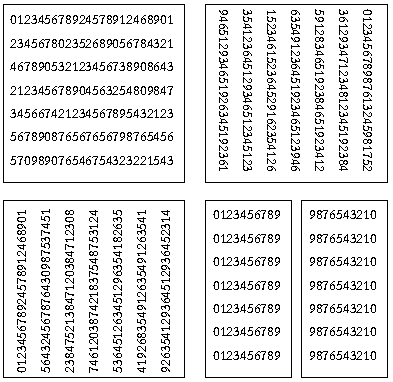
//> input picture src/marker/numbers.png, 393 x 382 px
$ ./marker   (built with g++ and OpenCV 4)
//> lines starting //> are read from the running program, lines starting //| are printed output that depends on the picture; after the words box and inside, x2 and y2 are one past the last pixel; in counts of white or black regions, pixels touching at a corner belong together
#include <opencv2/core/core.hpp>
#include <opencv2/highgui/highgui.hpp>
#include <opencv2/opencv.hpp>
#include <iostream>

using namespace std;
using namespace cv;
Mat C;
Mat I;
Mat Ior;
int Cnow =1;
int mousedown=0;

//draw class C on the Ior
void drawI();
//callback function for the main window, "Data I"
void mouse_cb1(int event, int x, int y, int flags, void* param);
//callback function for the "Class C" window
// [5 lines left out: function mouse_cb2, not called in this run]

int main(){

    Ior = imread("../../data/numbers.png", CV_LOAD_IMAGE_COLOR);
//> Ior is the input picture: 382 rows x 393 cols, CV_8UC3; 89.4% white; black in thin lines or dots
    I =Ior.clone();
    C=imread("../../data/numbers.bmp", CV_LOAD_IMAGE_GRAYSCALE);
//> C: 382 rows x 393 cols, CV_8UC1; 89.4% white; black in thin lines or dots
    if(C.data==NULL){
        C=Mat(I.size(),CV_8UC1,Scalar::all(255));
    }else{
        drawI();
    }
    int key;
    namedWindow("Data I", CV_WINDOW_AUTOSIZE);
    namedWindow("Class C", CV_WINDOW_AUTOSIZE);
    imshow("Data I", I);
    imshow("Class C", C);
    cvSetMouseCallback("Data I", mouse_cb1,0);
    cvSetMouseCallback("Class C", mouse_cb2,0);
    while (true){
        key=waitKey(0);
        //cout<<(char)key;
        switch ((char)key ){
            case '0': cout<<"class: 0"<<endl; Cnow=0; break;
            case '1': cout<<"class: 1"<<endl; Cnow=1; break;
            case '2': cout<<"class: 2"<<endl; Cnow=2; break;
            case '3': cout<<"class: 3"<<endl; Cnow=3; break;
            case '4': cout<<"class: 4"<<endl; Cnow=4; break;
            case '5': cout<<"class: 5"<<endl; Cnow=5; break;
            case '6': cout<<"class: 6"<<endl; Cnow=6; break;
            case '7': cout<<"class: 7"<<endl; Cnow=7; break;
            case '8': cout<<"class: 8"<<endl; Cnow=8; break;
            case '9': cout<<"class: 9"<<endl; Cnow=9; break;
            case '-': cout<<"class null(256)"<<endl; Cnow=255; break;
            case '=': cout<<"saving"<<endl; imwrite("../data/numbers.bmp",C); break;
            case 27: return 0;
            default: break;
        }
    }
    return 0;
}
////////////////////////////////////////implementation
void drawI(){
    int cmax=C.size().width;
//> cmax = 393
    int rmax=C.size().height;
//> rmax = 382
    cout<<"rmax,cmax:"<<rmax<<","<<cmax;
//| rmax,cmax:382,393
    unsigned char cr,cg,cb;
    float alpha=0.5f;
    for (int r=0;r<rmax;r++){
        for(int c=0;c<cmax;c++){
            switch ((unsigned int)C.data[r*cmax+c]){
                case 1: cr=0x1f;cg=0x77;cb=0xb4;
                I.data[(r*cmax+c)*3]=(unsigned char)( (float)Ior.data[(r*cmax+c)*3]*alpha + (float)cb*(1.0f-alpha));
                I.data[(r*cmax+c)*3+1]=(unsigned char)( (float)Ior.data[(r*cmax+c)*3+1]*alpha + (float)cg*(1.0f-alpha));
                I.data[(r*cmax+c)*3+2]=(unsigned char)( (float)Ior.data[(r*cmax+c)*3+2]*alpha + (float)cr*(1.0f-alpha));
                break;
                case 2: cr=0xff;cg=0x7f;cb=0x0e;
                I.data[(r*cmax+c)*3]=(unsigned char)( (float)Ior.data[(r*cmax+c)*3]*alpha + (float)cb*(1.0f-alpha));
                I.data[(r*cmax+c)*3+1]=(unsigned char)( (float)Ior.data[(r*cmax+c)*3+1]*alpha + (float)cg*(1.0f-alpha));
                I.data[(r*cmax+c)*3+2]=(unsigned char)( (float)Ior.data[(r*cmax+c)*3+2]*alpha + (float)cr*(1.0f-alpha));
                break;
                case 3: cr=0x2c;cg=0xa0;cb=0x2c;
                I.data[(r*cmax+c)*3]=(unsigned char)( (float)Ior.data[(r*cmax+c)*3]*alpha + (float)cb*(1.0f-alpha));
                I.data[(r*cmax+c)*3+1]=(unsigned char)( (float)Ior.data[(r*cmax+c)*3+1]*alpha + (float)cg*(1.0f-alpha));
                I.data[(r*cmax+c)*3+2]=(unsigned char)( (float)Ior.data[(r*cmax+c)*3+2]*alpha + (float)cr*(1.0f-alpha));
                break;
                case 4: cr=0xd6;cg=0x27;cb=0x28;
                I.data[(r*cmax+c)*3]=(unsigned char)( (float)Ior.data[(r*cmax+c)*3]*alpha + (float)cb*(1.0f-alpha));
                I.data[(r*cmax+c)*3+1]=(unsigned char)( (float)Ior.data[(r*cmax+c)*3+1]*alpha + (float)cg*(1.0f-alpha));
                I.data[(r*cmax+c)*3+2]=(unsigned char)( (float)Ior.data[(r*cmax+c)*3+2]*alpha + (float)cr*(1.0f-alpha));
                break;
                case 5: cr=0x94;cg=0x67;cb=0xbd;
                I.data[(r*cmax+c)*3]=(unsigned char)( (float)Ior.data[(r*cmax+c)*3]*alpha + (float)cb*(1.0f-alpha));
                I.data[(r*cmax+c)*3+1]=(unsigned char)( (float)Ior.data[(r*cmax+c)*3+1]*alpha + (float)cg*(1.0f-alpha));
                I.data[(r*cmax+c)*3+2]=(unsigned char)( (float)Ior.data[(r*cmax+c)*3+2]*alpha + (float)cr*(1.0f-alpha));
                break;
                case 6: cr=0x8c;cg=0x56;cb=0x4b;
                I.data[(r*cmax+c)*3]=(unsigned char)( (float)Ior.data[(r*cmax+c)*3]*alpha + (float)cb*(1.0f-alpha));
                I.data[(r*cmax+c)*3+1]=(unsigned char)( (float)Ior.data[(r*cmax+c)*3+1]*alpha + (float)cg*(1.0f-alpha));
                I.data[(r*cmax+c)*3+2]=(unsigned char)( (float)Ior.data[(r*cmax+c)*3+2]*alpha + (float)cr*(1.0f-alpha));
                break;
                case 7: cr=0xe3;cg=0x77;cb=0xc2;
                I.data[(r*cmax+c)*3]=(unsigned char)( (float)Ior.data[(r*cmax+c)*3]*alpha + (float)cb*(1.0f-alpha));
                I.data[(r*cmax+c)*3+1]=(unsigned char)( (float)Ior.data[(r*cmax+c)*3+1]*alpha + (float)cg*(1.0f-alpha));
                I.data[(r*cmax+c)*3+2]=(unsigned char)( (float)Ior.data[(r*cmax+c)*3+2]*alpha + (float)cr*(1.0f-alpha));
                break;
                case 8: cr=0x7f;cg=0x7f;cb=0x7f;
                I.data[(r*cmax+c)*3]=(unsigned char)( (float)Ior.data[(r*cmax+c)*3]*alpha + (float)cb*(1.0f-alpha));
                I.data[(r*cmax+c)*3+1]=(unsigned char)( (float)Ior.data[(r*cmax+c)*3+1]*alpha + (float)cg*(1.0f-alpha));
                I.data[(r*cmax+c)*3+2]=(unsigned char)( (float)Ior.data[(r*cmax+c)*3+2]*alpha + (float)cr*(1.0f-alpha));
                break;
                case 9: cr=0xbc;cg=0xbd;cb=0x22;
                I.data[(r*cmax+c)*3]=(unsigned char)( (float)Ior.data[(r*cmax+c)*3]*alpha + (float)cb*(1.0f-alpha));
                I.data[(r*cmax+c)*3+1]=(unsigned char)( (float)Ior.data[(r*cmax+c)*3+1]*alpha + (float)cg*(1.0f-alpha));
                I.data[(r*cmax+c)*3+2]=(unsigned char)( (float)Ior.data[(r*cmax+c)*3+2]*alpha + (float)cr*(1.0f-alpha));
                break;
                case 0: cr=0x17;cg=0xbe;cb=0xcf;
                I.data[(r*cmax+c)*3]=(unsigned char)( (float)Ior.data[(r*cmax+c)*3]*alpha + (float)cb*(1.0f-alpha));
                I.data[(r*cmax+c)*3+1]=(unsigned char)( (float)Ior.data[(r*cmax+c)*3+1]*alpha + (float)cg*(1.0f-alpha));
                I.data[(r*cmax+c)*3+2]=(unsigned char)( (float)Ior.data[(r*cmax+c)*3+2]*alpha + (float)cr*(1.0f-alpha));
                break;
                default:break;
            }

        }
    }
//> this loop made 382 passes
//> (cr, cg, cb) on passes 1 to 3: (0, 0, 0), (0, 0, 0), (0, 0, 0)
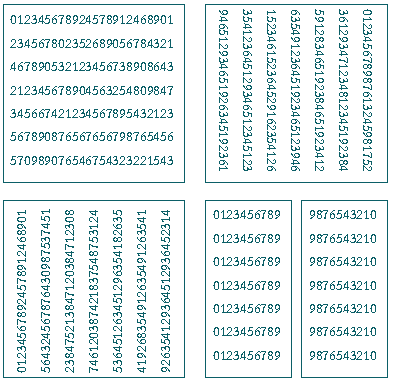
//> I: 382 rows x 393 cols, CV_8UC3; 10.64% of pixels changed, all inside (x1, y1, x2, y2) = (3, 4, 388, 378)
//> after the loop, cr = 23; cg = 190; cb = 207
//> the Esc key is pressed
//> (the program exits here)
